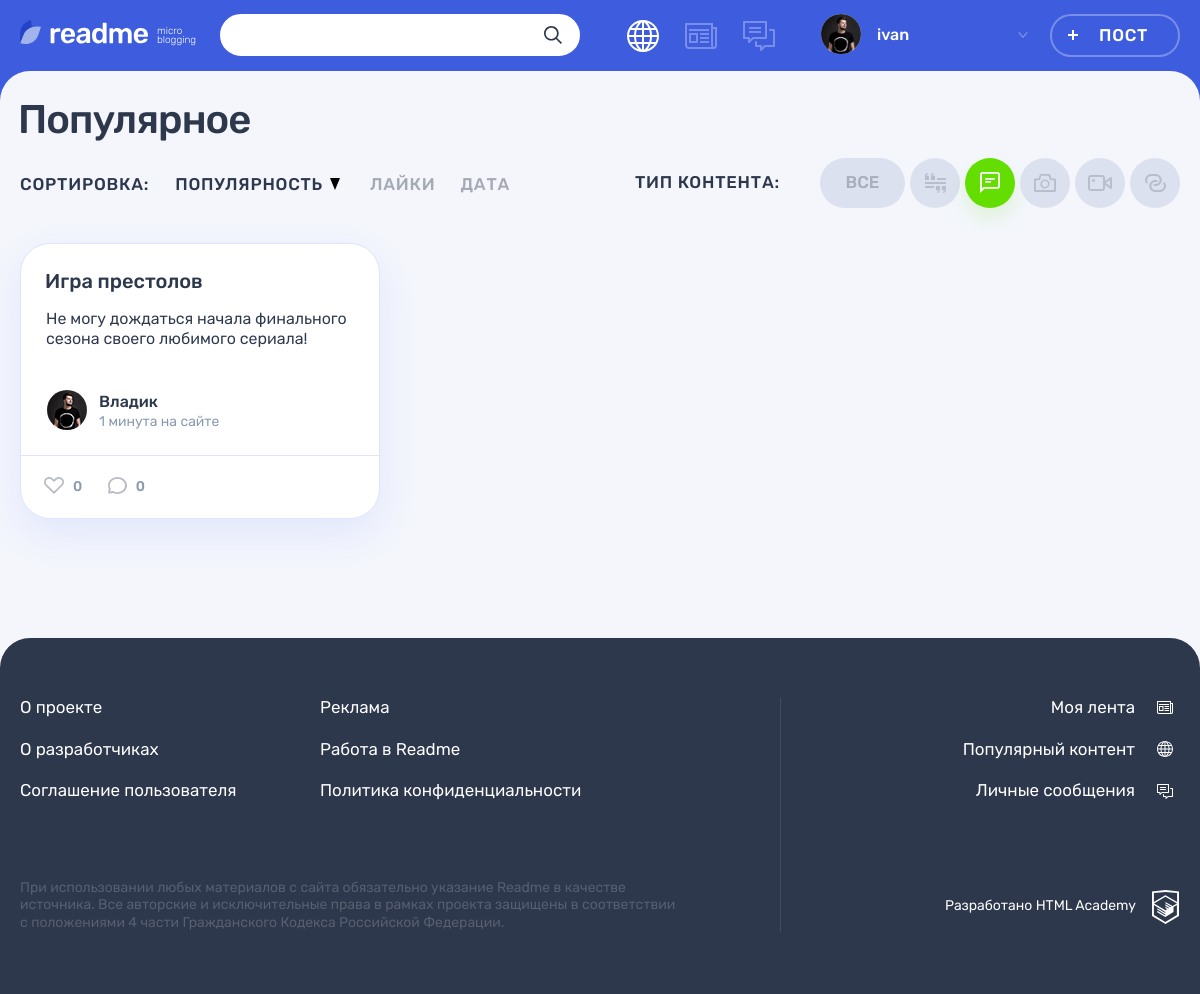
The app's page /index.php?id=2 with its own data.
### tables this page shows
CREATE TABLE IF NOT EXISTS content_types (
  id INT AUTO_INCREMENT PRIMARY KEY,
  title VARCHAR(128),
  class_name VARCHAR(128),
  icon_width INT,
  icon_height INT
);

CREATE TABLE IF NOT EXISTS posts (
  id INT AUTO_INCREMENT PRIMARY KEY,
  create_date TIMESTAMP DEFAULT CURRENT_TIMESTAMP,
  heading VARCHAR(256) NOT NULL,
  paragraph TEXT,
  author VARCHAR(128),
  image_post TEXT,
  video TEXT,
  link TEXT,
  count_views INT,
  is_repost BIT,
  origin_author_ID INT,
  post_author_ID INT NOT NULL,
  content_type_ID INT NOT NULL,
  FOREIGN KEY (post_author_ID) REFERENCES users(id),
  FOREIGN KEY (content_type_ID) REFERENCES content_types(id)
);

CREATE TABLE IF NOT EXISTS users (
  id INT AUTO_INCREMENT PRIMARY KEY,
  date_registration TIMESTAMP DEFAULT CURRENT_TIMESTAMP,
  email VARCHAR(128) UNIQUE NOT NULL,
  login_user VARCHAR(128) UNIQUE NOT NULL,
  password_user VARCHAR(255) NOT NULL,
  avatar TEXT
);

### helpers.php (called while the page is built, shortened)
<?php
function get_noun_plural_form(int $number, string $one, string $two, string $many): string
{
    $number = (int)$number;
    $mod10 = $number % 10;
    $mod100 = $number % 100;
    switch (true) {
        case ($mod10 === 1):
            return $one;
    }
}
function include_template($name, array $data = [])
{
    $name = 'templates/' . $name;
    extract($data);
    require $name;
    $result = ob_get_clean();
    return $result;
}
function generate_random_date($index)
{
    $deltas = [['minutes' => 59], ['hours' => 23], ['days' => 6], ['weeks' => 4], ['months' => 11]];
    $dcnt = count($deltas);
    $delta = $deltas[$index];
    $timeval = rand(1, current($delta));
    $timename = key($delta);
    $ts = strtotime("$timeval $timename ago");
    $dt = date('Y-m-d H:i:s', $ts);
    return $dt;
}

### functions/functions_db.php (called while the page is built, shortened)
<?php
function db_request($link, $sql)
{
    return mysqli_fetch_all(mysqli_query($link, $sql), MYSQLI_ASSOC);
};

### templates/main.php (the view, shortened to what this page needs)
<div class="container">
  <h1 class="page__title page__title--popular">Популярное</h1>
</div>
<div class="popular container">
  <div class="popular__filters-wrapper">
    <div class="popular__sorting sorting">
      <b class="popular__sorting-caption sorting__caption">Сортировка:</b>
      <ul class="popular__sorting-list sorting__list">
        <li class="sorting__item sorting__item--popular">
          <a class="sorting__link sorting__link--active" href="#">
            <span>Популярность</span>
            <svg class="sorting__icon" width="10" height="12">
              <use xlink:href="#icon-sort"></use>
            </svg>
          </a>
        </li>
        <li class="sorting__item">
          <a class="sorting__link" href="#">
            <span>Лайки</span>
          </a>
        </li>
        <li class="sorting__item">
          <a class="sorting__link" href="#">
            <span>Дата</span>
          </a>
        </li>
      </ul>
    </div>
    <div class="popular__filters filters">
      <b class="popular__filters-caption filters__caption">Тип контента:</b>
      <ul class="popular__filters-list filters__list">
        <li class="popular__filters-item popular__filters-item--all filters__item filters__item--all">
          <a class="filters__button filters__button--ellipse filters__button--all <?= $category_id === 0 ? 'filters__button--active' : ''; ?>" href="index.php">
            <span>Все</span>
          </a>
        </li>
        <?php foreach ($types as $key => $val) : ?>
          <li class="popular__filters-item filters__item">
            <a class="filters__button filters__button-<?= mb_stristr($val['class_name'], '-'); ?> <?= $category_id === intval($val['id']) ? 'filters__button--active' : ''; ?> button" href="index.php?id=<?= $val['id']; ?>">
              <svg class="filters__icon" width="<?= $val['icon_width']; ?>" height="<?= $val['icon_height']; ?>">
                <use xlink:href="#icon-filter<?= mb_stristr($val['class_name'], '-'); ?>"></use>
              </svg>
            </a>
          </li>
        <?php endforeach; ?>
      </ul>
    </div>
  </div>
  <div class="popular__posts">
    <?php foreach ($posts as $key => $val) : ?>
      <article class="popular__post post <?= $val['type']; ?>">
        <header class="post__header">
          <h2>
            <a href="post.php?id=<?= intval($val['id']) ?>"><?= htmlspecialchars($val['heading']); ?></a>
          </h2>
        </header>
        <div class="post__main">
          <?php if ($val['type'] === 'post-text') {
            echo string_trim($val['paragraph']);
          }
          ?>
        </div>
        <footer class="post__footer">
          <div class="post__author">
            <a class="post__author-link" href="#" title="Автор">
              <div class="post__avatar-wrapper">
                <img class="post__author-avatar" src="img/<?= $val['avatar']; ?>" alt="Аватар пользователя">
              </div>
              <div class="post__info">
                <b class="post__author-name"><?= htmlspecialchars($val['user_name']); ?></b>
                <time class="post__time" datetime="<?= $post_time = generate_random_date($key); ?>" title="<?= $fomatted_post_time = date("d.m.Y H.i", strtotime($post_time)); ?>"><?= relative_date($post_time); ?></time>
              </div>
            </a>
          </div>
          <div class="post__indicators">
            <div class="post__buttons">
              <a class="post__indicator post__indicator--likes button" href="#" title="Лайк">
                <svg class="post__indicator-icon" width="20" height="17">
                  <use xlink:href="#icon-heart"></use>
                </svg>
                <span>0</span>
              </a>
              <a class="post__indicator post__indicator--comments button" href="#" title="Комментарии">
                <svg class="post__indicator-icon" width="19" height="17">
                  <use xlink:href="#icon-comment"></use>
                </svg>
                <span>0</span>
              </a>
            </div>
          </div>
        </footer>
      </article>
    <?php endforeach; ?>
  </div>
</div>

### functions/functions.php (shortened to what this page needs)
<?php
function string_trim($string, $max_string_length = 300)
{
    $string = htmlspecialchars($string);
    if (mb_strlen($string) <= $max_string_length) {
        $result = "<p>$string</p>";
    }
    return $result;
};
function relative_date($post_date, $user = true)
{
    $last = ' назад';
    if ($user) {
        $last = ' на сайте';
    }
    $past = strtotime($post_date);
    $present = time();
    $diff = $present - $past;
    $result = null;
    if (floor($diff / 60) < 60) {
        $result = floor($diff / 60) . ' ' .
            get_noun_plural_form(
                floor($diff / 60),
                'минута',
                'минуты',
                'минут'
            ) .
            $last;
    }
    return $result;
};

### records on screen
content_types: icon_width 21 (drawn)
content_types: icon_width 20 (drawn)
content_types: icon_width 22 (drawn)
content_types: icon_width 24 (drawn)
content_types: icon_width 21 (drawn)
posts: heading "Игра престолов", paragraph "Не могу дождаться начала финального сезона своего любимого сериала!", post_author_ID.avatar (picture), post_author_ID.login_user "Владик", post_time "1 минута на сайте"

### other values on screen
$user_name "ivan"
